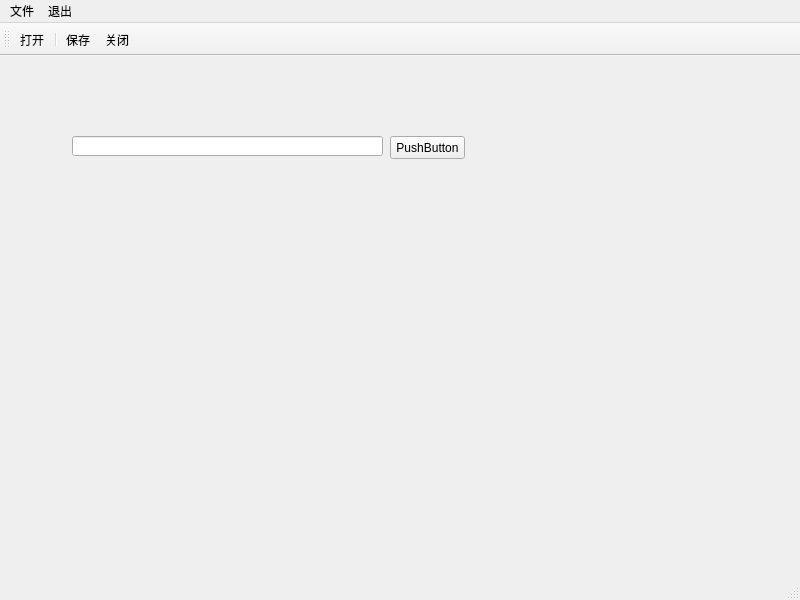
<?xml version="1.0" encoding="UTF-8"?>
<ui version="4.0">
 <class>MainWindow</class>
 <widget class="QMainWindow" name="MainWindow">
  <property name="geometry">
   <rect>
    <x>0</x>
    <y>0</y>
    <width>800</width>
    <height>600</height>
   </rect>
  </property>
  <property name="windowTitle">
   <string>excel数据分析</string>
  </property>
  <widget class="QWidget" name="centralwidget">
   <widget class="QLineEdit" name="lineEdit">
    <property name="geometry">
     <rect>
      <x>72</x>
      <y>80</y>
      <width>311</width>
      <height>20</height>
     </rect>
    </property>
   </widget>
   <widget class="QPushButton" name="pushButton">
    <property name="geometry">
     <rect>
      <x>390</x>
      <y>80</y>
      <width>75</width>
      <height>23</height>
     </rect>
    </property>
    <property name="text">
     <string>PushButton</string>
    </property>
   </widget>
  </widget>
  <widget class="QStatusBar" name="statusbar"/>
  <widget class="QMenuBar" name="menuBar">
   <property name="geometry">
    <rect>
     <x>0</x>
     <y>0</y>
     <width>800</width>
     <height>23</height>
    </rect>
   </property>
   <widget class="QMenu" name="menu">
    <property name="title">
     <string>文件</string>
    </property>
    <addaction name="actionopen"/>
    <addaction name="actionsavd"/>
    <addaction name="actionexit"/>
   </widget>
   <widget class="QMenu" name="menu_2">
    <property name="title">
     <string>退出</string>
    </property>
    <addaction name="actionQuit"/>
   </widget>
   <addaction name="menu"/>
   <addaction name="menu_2"/>
  </widget>
  <widget class="QToolBar" name="toolBar">
   <property name="windowTitle">
    <string>toolBar</string>
   </property>
   <attribute name="toolBarArea">
    <enum>TopToolBarArea</enum>
   </attribute>
   <attribute name="toolBarBreak">
    <bool>false</bool>
   </attribute>
   <addaction name="actionopen"/>
   <addaction name="separator"/>
   <addaction name="actionsavd"/>
   <addaction name="actionexit"/>
  </widget>
  <action name="actionopen">
   <property name="text">
    <string>打开</string>
   </property>
  </action>
  <action name="actionsavd">
   <property name="text">
    <string>保存</string>
   </property>
  </action>
  <action name="actionexit">
   <property name="text">
    <string>关闭</string>
   </property>
  </action>
  <action name="actionQuit">
   <property name="enabled">
    <bool>true</bool>
   </property>
   <property name="text">
    <string>Quit</string>
   </property>
  </action>
 </widget>
 <resources/>
 <connections>
  <connection>
   <sender>actionQuit</sender>
   <signal>triggered()</signal>
   <receiver>MainWindow</receiver>
   <slot>close()</slot>
   <hints>
    <hint type="sourcelabel">
     <x>-1</x>
     <y>-1</y>
    </hint>
    <hint type="destinationlabel">
     <x>399</x>
     <y>299</y>
    </hint>
   </hints>
  </connection>
 </connections>
</ui>
